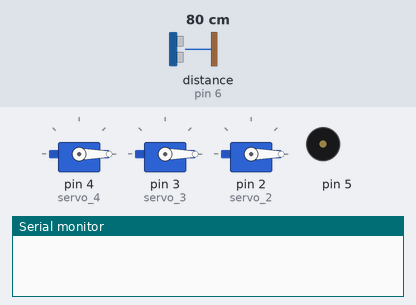
Simulated run of this sketch. Board: Arduino Uno, built with avr-gcc and run on an emulated ATmega328P. Parts: 3 × servo, buzzer (waves = sounding), the last lines printed to the serial monitor. The test bench sets the inputs (shaded band); at power-on: distance to the obstacle (sensor on pin 6) 80 cm. The echo pulse lasts 58.3 µs per cm; random numbers use the default seed unless the sketch sets one.

Above: at 1.2 s.
1.3 s: distance to the obstacle (sensor on pin 6) set to 11 cm
2.8 s: distance to the obstacle (sensor on pin 6) set to 8 cm
At 4.5 s:
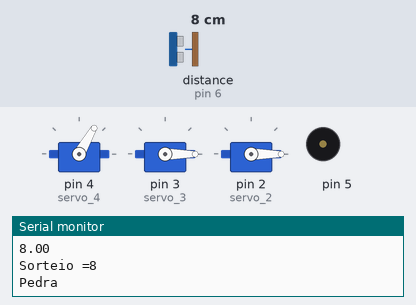
At 9.6 s:
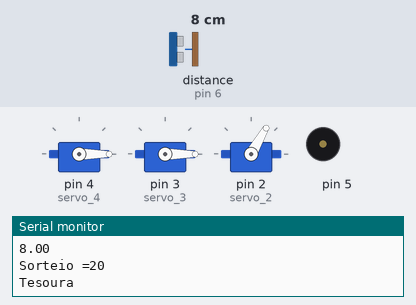
Timing chart, 0 to 24.8 s (numbered marks = the images above; inputs shaded):
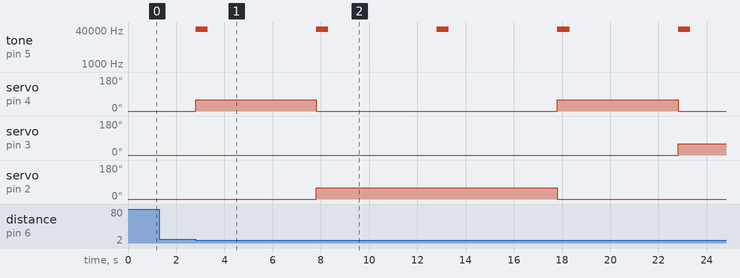

Measured:
- the behaviour switches between 10 and 9 cm on distance to the obstacle (sensor on pin 6) (found by bisection; images 0 and 1)
- after the input at 1.3 s, every drawn part: stays the same
- after the input at 2.8 s, tone on pin 5: alternates 43293 Hz for 0.50 s and silent for 4.5 s, starting at once; servo on pin 4 (servo_4): alternates 60° for 5.0 s and 0° for 10.0 s, starting at once; servo on pin 3 (servo_3): 0° → 60° after 20.0 s; servo on pin 2 (servo_2): 0° → 60° after 5.0 s, → 0° 10.0 s later

The sketch:

sketch_PedraPapelTesoura.ino
```cpp
#include <Ultrasonic.h>
#include <Servo.h>

float distancia = 0;
int sorteio = 0;
const int pinTrig = 7;                     // pino usado para disparar os pulsos do sensor
const int pinEcho = 6;                     // pino usado para ler a saida do sensor

Servo servo_4;
Servo servo_3;
Servo servo_2;
Ultrasonic ultrasonic(pinTrig, pinEcho); // inicializa o senor HC-SR04

void setup()
{
  Serial.begin(9600);
  servo_4.attach(4);
  servo_3.attach(3);
  servo_2.attach(2);
  pinMode(5, OUTPUT);
}

void loop()
{
  servo_2.write(0);
  servo_3.write(0);
  servo_4.write(0);

  distancia = ultrasonic.read();

  // Verifique distância ao sensor
  if (distancia < 10) {
    digitalWrite(LED_BUILTIN, HIGH);
    // Se menor 10cm sortear um número entre 1 e 30
    sorteio = random(1, 30 + 1);
    // Escreva o numero sorteado no monitor serial
    Serial.println(distancia);
    Serial.print("Sorteio =");
    Serial.println(sorteio);

    // Escreva o numero no monitor serial
    if (sorteio < 10) {
      // Se sorteio < 10, mover servo "pedra"
      servo_4.write(60);
      Serial.println("Pedra");
    }
    if (sorteio >= 10 && sorteio < 20) {
      // Se sorteio > 10 e < 20, mover servo "papel"
      servo_3.write(60);
      Serial.println("Papel");
    }
    if (sorteio >= 20) {
      // Se sorteio > 20, mover servo "tesoura"
      servo_2.write(60);
      Serial.println("Tesoura");
    }
    // Emita um som no buzzer
    tone(5, 1783720093981, 500); // play tone 440 (G#36 = 1783720093981 Hz)
    // Aguarde 5s para nova jogada
    delay(5000); // Wait for 5000 millisecond(s)
    // Retorne os 3 servos para a posição inicial
    servo_2.write(0);
    servo_3.write(0);
    servo_4.write(0);
    digitalWrite(LED_BUILTIN, LOW);
  }
  else{
    servo_2.write(0);
    servo_3.write(0);
    servo_4.write(0);
    digitalWrite(LED_BUILTIN, LOW);
  }
}
```
